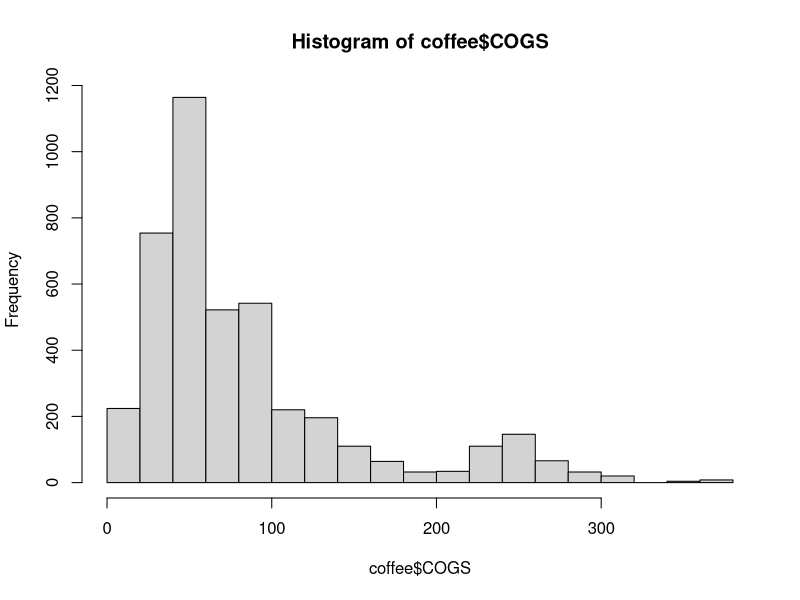
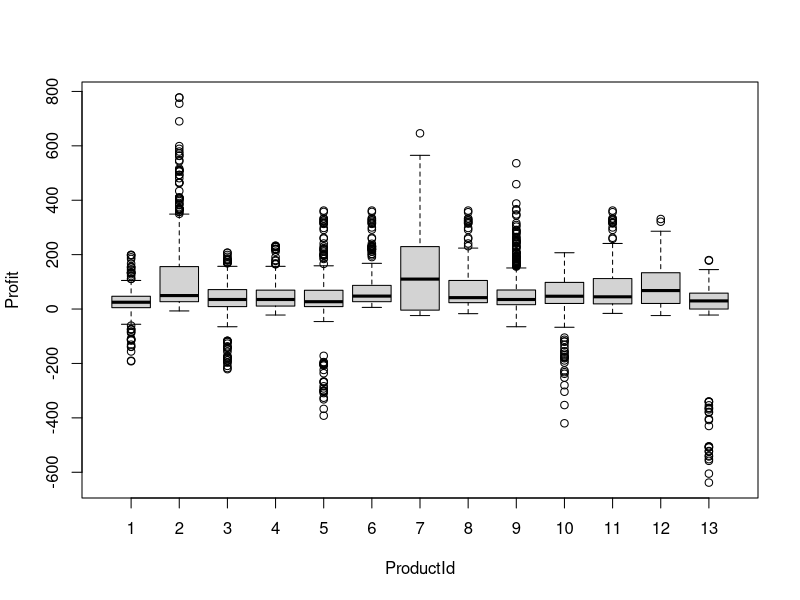
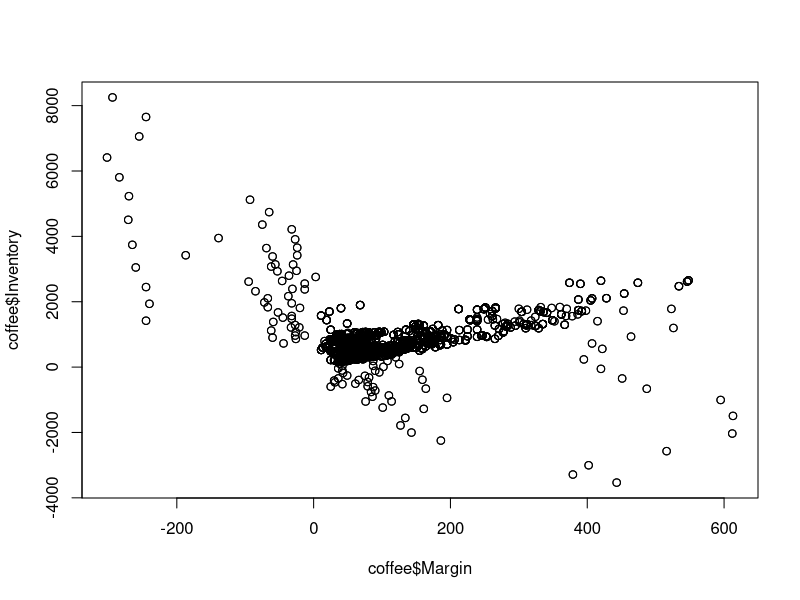

The R script that drew these images, in order:
## ---- chunk 1
knitr::opts_chunk$set(echo = TRUE)
## ---- chunk 2
# install.packages("dplyr")

library(dplyr)
## ---- chunk 3
coffee = read.csv("coffee.csv", sep = ";")
## ---- chunk 4
most_profitable = coffee %>% arrange(desc(Profit))

head(most_profitable)
## ---- chunk 5
sales200 = coffee %>% filter(Sales > 200)

head(sales200)
## ---- chunk 6
data_group = coffee %>% group_by(ProductId) %>%
  summarise(total_profit = sum(Profit),
            average_inventory_level = mean(Inventory))

data_group
## ---- chunk 7
data_ProfitRatio = coffee %>% mutate(ProfitRatio = Profit / Sales)

head(data_ProfitRatio)
## ---- chunk 8
hist(coffee$COGS)
## ---- chunk 9
boxplot(Profit ~ ProductId, data = coffee)
## ---- chunk 10
plot(coffee$Margin, coffee$Inventory)
